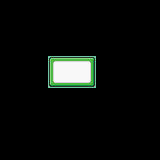

The image is a tile-based game level rendered from a .tmx file. Its description and complete source (layers, tilesets, objects, tile grids) follow:
An orthogonal 20x20 tile map with 8x8 px tiles, 1 tile layer (Tile Layer 1).

<map version="1.9" tiledversion="1.9.2" orientation="orthogonal" renderorder="right-down" width="20" height="20" tilewidth="8" tileheight="8" infinite="0" nextlayerid="2" nextobjectid="1">
 <tileset firstgid="1" source="../../tilesets/green-textbox-frame.tsx" />
 <layer id="1" name="Tile Layer 1" width="20" height="20">
  <data encoding="csv">
0,0,0,0,0,0,0,0,0,0,0,0,0,0,0,0,0,0,0,0,
0,0,0,0,0,0,0,0,0,0,0,0,0,0,0,0,0,0,0,0,
0,0,0,0,0,0,0,0,0,0,0,0,0,0,0,0,0,0,0,0,
0,0,0,0,0,0,0,0,0,0,0,0,0,0,0,0,0,0,0,0,
0,0,0,0,0,0,0,0,0,0,0,0,0,0,0,0,0,0,0,0,
0,0,0,0,0,0,0,0,0,0,0,0,0,0,0,0,0,0,0,0,
0,0,0,0,0,0,0,0,0,0,0,0,0,0,0,0,0,0,0,0,
0,0,0,0,0,0,1,2,2,2,2,3,0,0,0,0,0,0,0,0,
0,0,0,0,0,0,4,5,5,5,5,6,0,0,0,0,0,0,0,0,
0,0,0,0,0,0,4,5,5,5,5,6,0,0,0,0,0,0,0,0,
0,0,0,0,0,0,7,8,8,8,8,9,0,0,0,0,0,0,0,0,
0,0,0,0,0,0,0,0,0,0,0,0,0,0,0,0,0,0,0,0,
0,0,0,0,0,0,0,0,0,0,0,0,0,0,0,0,0,0,0,0,
0,0,0,0,0,0,0,0,0,0,0,0,0,0,0,0,0,0,0,0,
0,0,0,0,0,0,0,0,0,0,0,0,0,0,0,0,0,0,0,0,
0,0,0,0,0,0,0,0,0,0,0,0,0,0,0,0,0,0,0,0,
0,0,0,0,0,0,0,0,0,0,0,0,0,0,0,0,0,0,0,0,
0,0,0,0,0,0,0,0,0,0,0,0,0,0,0,0,0,0,0,0,
0,0,0,0,0,0,0,0,0,0,0,0,0,0,0,0,0,0,0,0,
0,0,0,0,0,0,0,0,0,0,0,0,0,0,0,0,0,0,0,0
</data>
 </layer>
</map>
